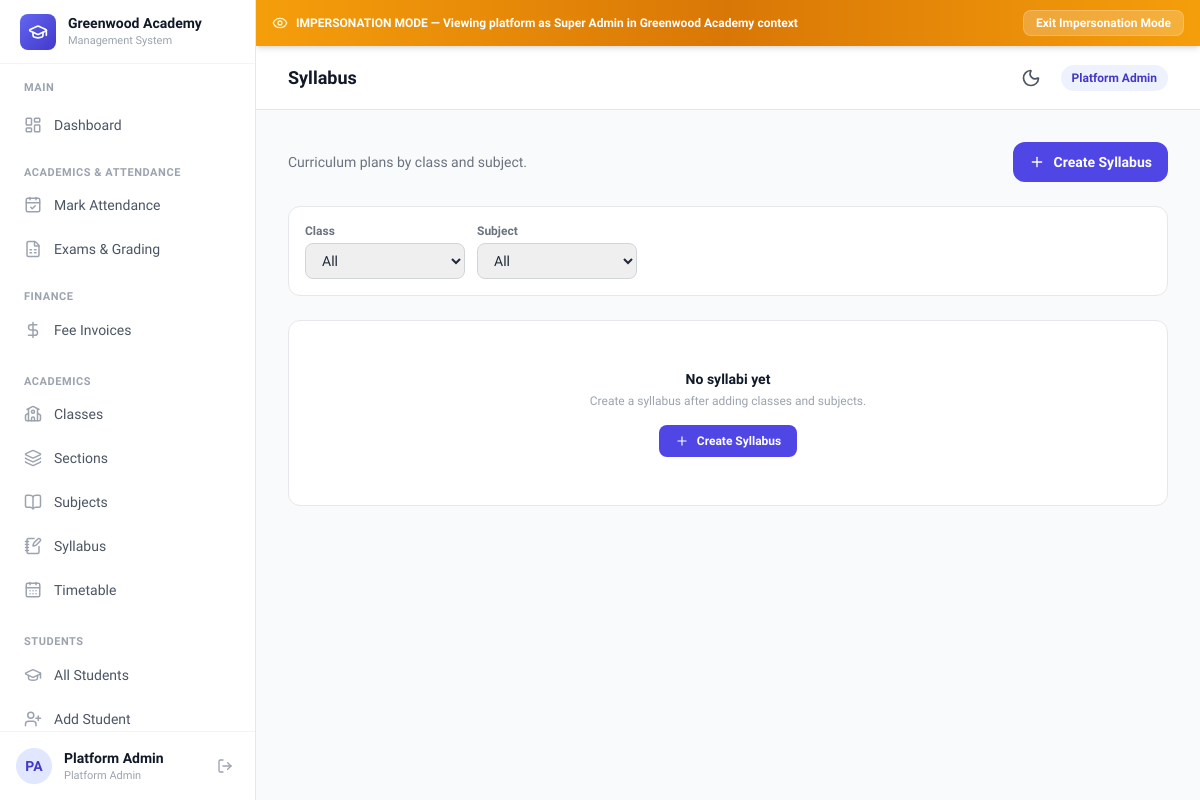
The page /academics/syllabus/ (signed in) on the database as committed earlier.
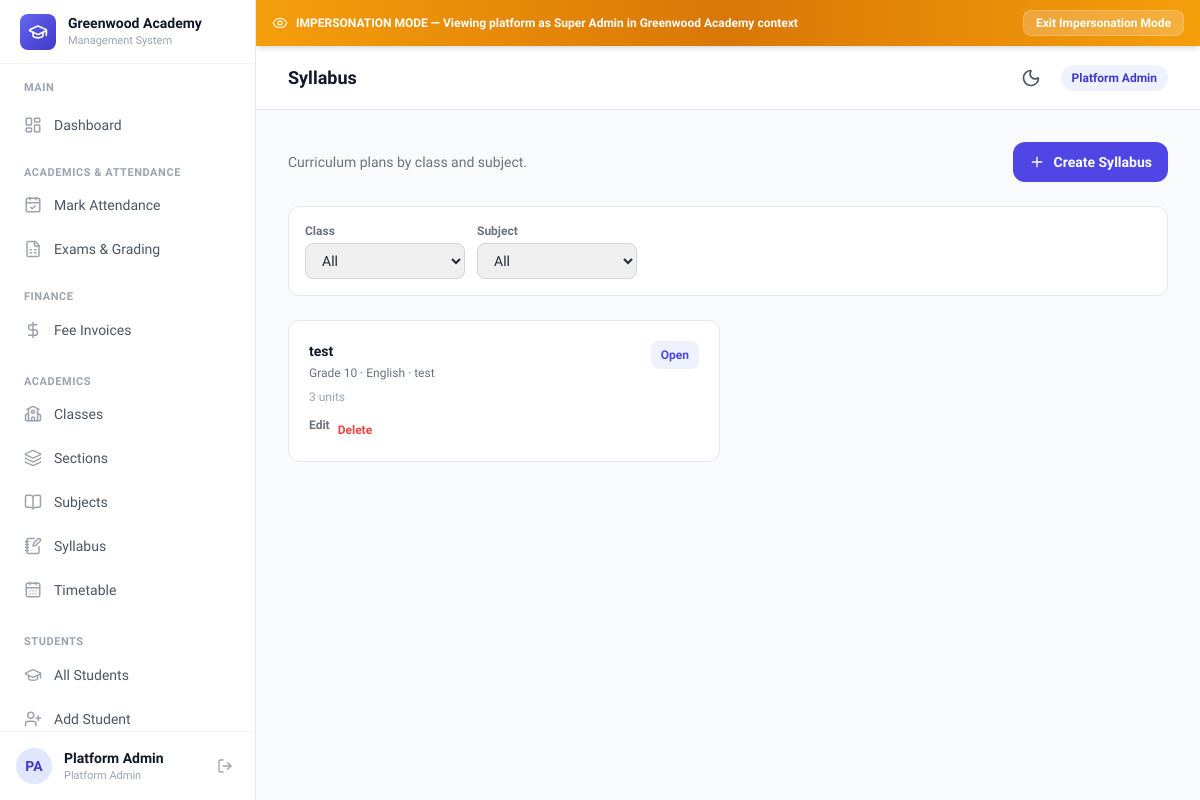
The same page on the database as committed later.
### core/models.py (models this page shows, shortened)
class TenantModel(models.Model):
    school = models.ForeignKey(
        School,
        on_delete=models.CASCADE,
        related_name='%(class)s_set',
    )
    objects = TenantManager()
    unscoped = UnscopedManager()
    class Meta:
        abstract = True

class Syllabus(TenantModel):
    classroom = models.ForeignKey(
        ClassRoom,
        on_delete=models.CASCADE,
        related_name='syllabi',
    )
    subject = models.ForeignKey(
        Subject,
        on_delete=models.CASCADE,
        related_name='syllabi',
    )
    title = models.CharField(max_length=200)
    academic_year = models.CharField(max_length=20, blank=True)
    description = models.TextField(blank=True)
    created_at = models.DateTimeField(auto_now_add=True)
    class Meta:
        ordering = ['classroom__name', 'subject__name', 'title']
        verbose_name_plural = 'syllabi'
        unique_together = ['school', 'classroom', 'subject', 'academic_year']

class ClassRoom(TenantModel):
    name = models.CharField(max_length=200)
    code = models.CharField(max_length=50)
    class Meta:
        ordering = ['name']
        unique_together = ['school', 'code']

class Subject(TenantModel):
    name = models.CharField(max_length=200)
    code = models.CharField(max_length=50)
    class Meta:
        ordering = ['name']
        unique_together = ['school', 'code']

### core/views.py (the view)
# urls.py: path('academics/syllabus/', views.syllabus_list, name='syllabus_list'),
@school_admin_required
def syllabus_list(request):
    classroom_id = request.GET.get('classroom', '')
    subject_id = request.GET.get('subject', '')
    syllabi = Syllabus.objects.select_related('classroom', 'subject').prefetch_related('units')
    if classroom_id.isdigit():
        syllabi = syllabi.filter(classroom_id=classroom_id)
    if subject_id.isdigit():
        syllabi = syllabi.filter(subject_id=subject_id)
    return render(request, 'core/syllabus_list.html', {
        'syllabi': syllabi,
        'classrooms': ClassRoom.objects.all(),
        'subjects': Subject.objects.all(),
        'classroom_filter': classroom_id,
        'subject_filter': subject_id,
    })

### core/managers.py (called while the page is built)
def set_current_school(school):
    _thread_locals.current_school = school

def get_current_school():
    return getattr(_thread_locals, 'current_school', None)

def clear_current_school():
    _thread_locals.current_school = None

    def get_queryset(self):
        qs = TenantQuerySet(self.model, using=self._db)
        current_school = get_current_school()
        if current_school is not None:
            qs = qs.filter(school=current_school)
        return qs

### core/models.py (called while the page is built)
    @property
    def currency_symbol(self):
        return CURRENCY_SYMBOLS.get(self.currency, self.currency)

    @property
    def theme_palette(self):
        return THEME_PALETTES.get(self.theme_color, THEME_PALETTES[ThemeColorChoices.INDIGO])

    @property
    def is_school_admin(self):
        return self.primary_role == PrimaryRoleChoices.SCHOOL_ADMIN

    @property
    def role_display(self):
        if self.is_superuser:
            return 'Platform Admin'
        return self.get_primary_role_display()

### templates/core/syllabus_list.html (shortened to what this page needs)
{% extends "base.html" %}
{% block page_title %}Syllabus{% endblock %}
{% block content %}
<div class="space-y-6">
    <div class="flex flex-col sm:flex-row sm:items-center sm:justify-between gap-4">
        <p class="text-sm text-gray-500">Curriculum plans by class and subject.</p>
        <a href="{% url 'core:syllabus_create' %}" class="inline-flex items-center gap-2 px-4 py-2.5 rounded-xl bg-primary-600 text-white text-sm font-semibold hover:bg-primary-700">
            <i data-lucide="plus" class="w-4 h-4"></i>
            Create Syllabus
        </a>
    </div>
    <form method="get" class="bg-white rounded-xl border border-gray-200 p-4 flex flex-wrap items-end gap-3">
        <div class="min-w-[160px]">
            <label class="block text-xs font-semibold text-gray-500 mb-1">Class</label>
            <select name="classroom" class="w-full px-3 py-2 rounded-lg border border-gray-300 text-sm" onchange="this.form.submit()">
                <option value="">All</option>
            </select>
        </div>
        <div class="min-w-[160px]">
            <label class="block text-xs font-semibold text-gray-500 mb-1">Subject</label>
            <select name="subject" class="w-full px-3 py-2 rounded-lg border border-gray-300 text-sm" onchange="this.form.submit()">
                <option value="">All</option>
            </select>
        </div>
    </form>
    <div class="grid grid-cols-1 lg:grid-cols-2 gap-4">
        {% for syllabus in syllabi %}
        <div class="bg-white rounded-xl border border-gray-200 p-5 hover:shadow-md transition-shadow">
            <div class="flex items-start justify-between gap-3">
                <div>
                    <h4 class="text-sm font-bold text-gray-900">{{ syllabus.title }}</h4>
                    <p class="text-xs text-gray-500 mt-1">
                        {{ syllabus.classroom.name }} · {{ syllabus.subject.name }}
                        {% if syllabus.academic_year %} · {{ syllabus.academic_year }}{% endif %}
                    </p>
                    <p class="text-xs text-gray-400 mt-2">{{ syllabus.units.count }} unit{{ syllabus.units.count|pluralize }}</p>
                </div>
                <a href="{% url 'core:syllabus_detail' syllabus.pk %}" class="px-2.5 py-1.5 rounded-lg text-xs font-semibold text-primary-600 bg-primary-50 hover:bg-primary-100">Open</a>
            </div>
            <div class="mt-3 flex gap-2">
                <a href="{% url 'core:syllabus_edit' syllabus.pk %}" class="text-xs font-semibold text-gray-500 hover:text-gray-700">Edit</a>
                <form method="post" action="{% url 'core:syllabus_delete' syllabus.pk %}" onsubmit="return confirm('Delete this syllabus?');">
                    <button type="submit" class="text-xs font-semibold text-red-500 hover:text-red-700">Delete</button>
                </form>
            </div>
        </div>
        {% empty %}
        <div class="col-span-full bg-white rounded-xl border border-gray-200 p-12 text-center">
            <p class="text-sm font-semibold text-gray-900 mb-1">No syllabi yet</p>
            <p class="text-xs text-gray-400 mb-4">Create a syllabus after adding classes and subjects.</p>
            <a href="{% url 'core:syllabus_create' %}" class="inline-flex items-center gap-2 px-4 py-2 rounded-lg bg-primary-600 text-white text-xs font-semibold hover:bg-primary-700">
                <i data-lucide="plus" class="w-3.5 h-3.5"></i> Create Syllabus
            </a>
        </div>
        {% endfor %}
    </div>
</div>
{% endblock %}

Rows that differ between the two databases and show on the page:
added Syllabus: title "test", classroom.name "Grade 10", subject.name "English", academic_year "test", units.count "3"
Other text that changed with them:
text no longer shown: "No syllabi yet Create a syllabus after adding classes and subjects. Create Syllabus"
